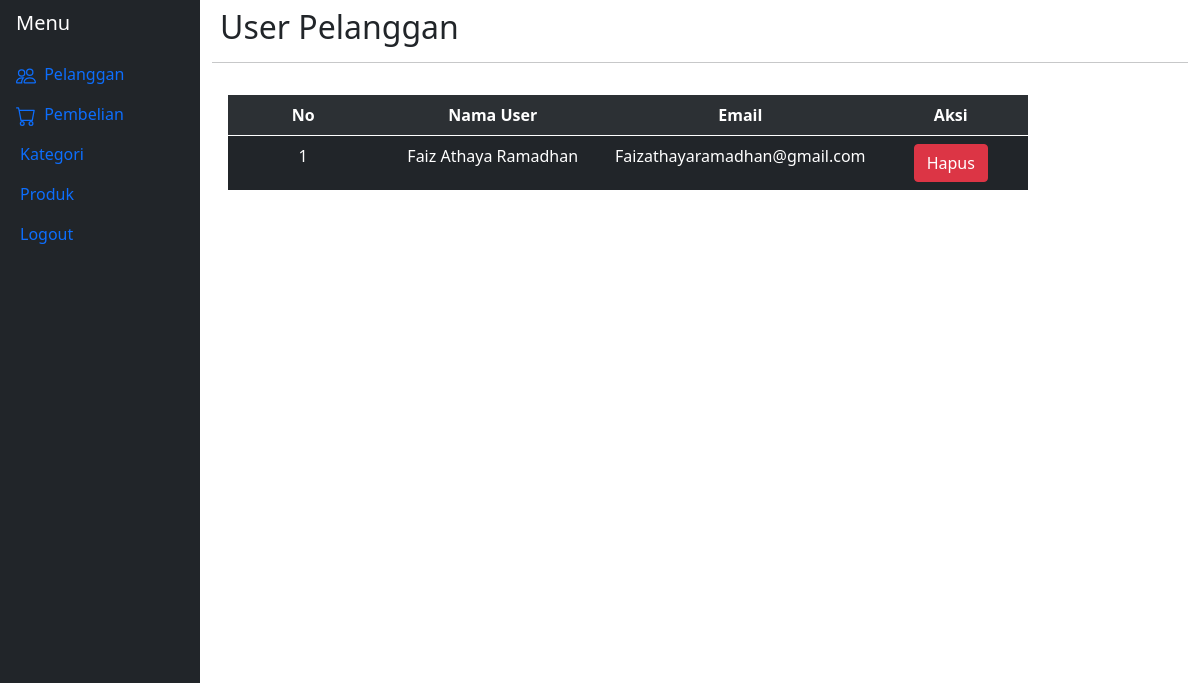
Screenshot of /admin/index.php?hal=user (signed in) with the database file from the repository.
### tables this page shows
CREATE TABLE `tb_p_user` (
  `id_user` int(11) NOT NULL,
  `nama_user` varchar(30) NOT NULL,
  `password` varchar(20) NOT NULL,
  `hak_akses` varchar(16) NOT NULL,
  `id_p_user` varchar(50) NOT NULL
);

### admin/user.php (the view, shortened to what this page needs)
<?php
include "assets/function/koneksi.php";
?>
<!doctype html>
<html lang="en">
  <head>
    <link rel="stylesheet" href="assets/css/styles.css">
    <link href="https://cdn.jsdelivr.net/npm/bootstrap@5.0.2/dist/css/bootstrap.min.css" rel="stylesheet">
  </head>
  <body>
                <h2 class="ms-2 mt-2">User Pelanggan</h2>
                <hr>
<div class="container-fluid p-3 scroll3">
    <table class="table table-dark table-striped text-center  ">
          <tbody class="">
            <tr>
                <th style="width: 10em;">No</th>
                <th style="width: 15em;">Nama User</th>
                <th style="width: 15em;">Email</th>
                <th style="width: 10em;">Aksi</th>
            </tr>
            <?php
            $no = 1;
            $data = mysqli_query($conn, "SELECT * FROM tb_p_user ORDER BY id_user DESC");
            if(mysqli_num_rows($data) > 0){
            while($row = mysqli_fetch_assoc($data)){
            ?>
            <tr>
              <td><?= $no++ ?></td>
              <td><?= $row['nama_user'] ?></td>
              <td><?= $row['id_p_user'] ?></td>
              <td><a href="assets/function/hapus-pelanggan.php?idp=<?php echo $row['id_user'] ?>"onclick="return confirm('Yakin ingin hapus?')" class="btn btn-danger">Hapus</a></td>
            </tr>
            <?php }}else{ ?>
                                <tr>
                                  <td colspan="8">Tidak ada Data</td>
                                </tr>
                              <?php } ?>
          </tbody>
    </table>
</div>
  </body>
</html>

### admin/assets/css/styles.css (style rules this page uses)
.scroll3 tbody { clear:both; border:0px solid #ffffff; height:35em; overflow:auto; float:left; width:50em; background:#ffffff; }

### rows the page displays
tb_p_user: nama_user "Faiz Athaya Ramadhan", id_p_user "Faizathayaramadhan@gmail.com"
